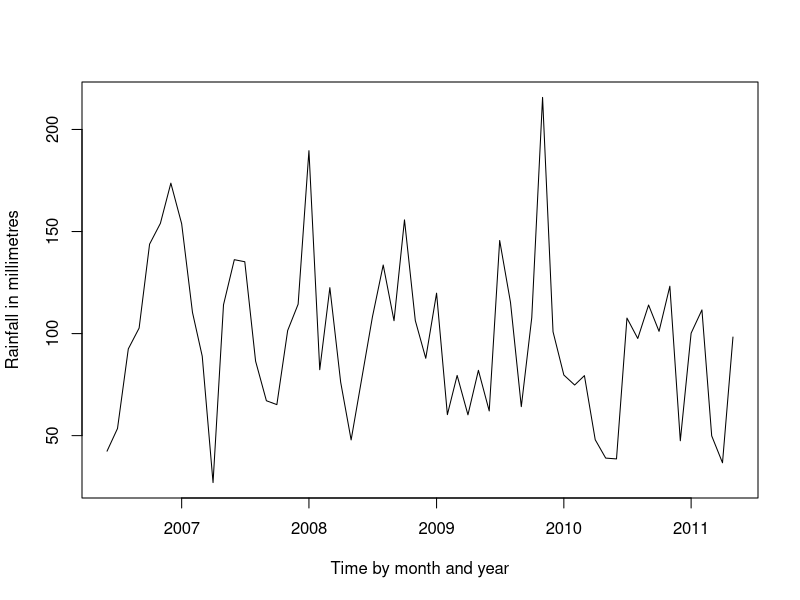
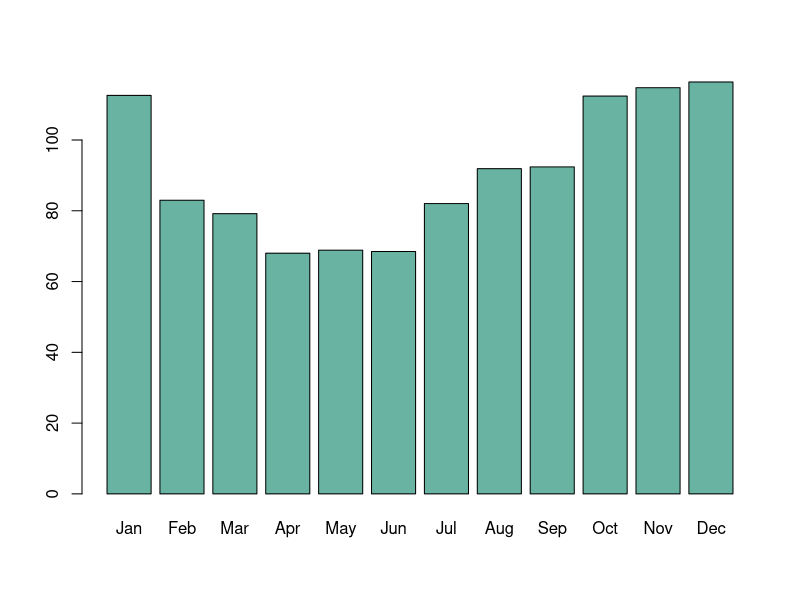
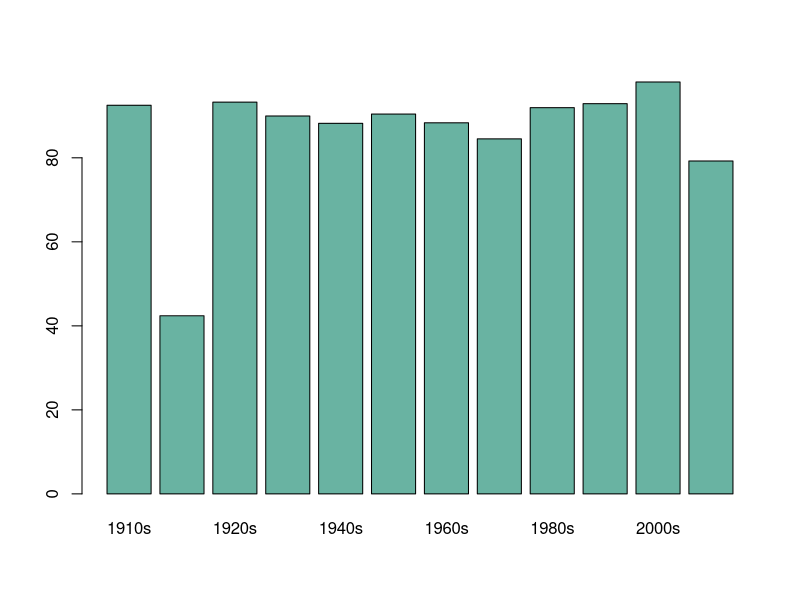

Reproduce these figures in R, in order.
library(readr)
library(lubridate)
library(dplyr)
rainfall <- read_csv("rainfall.csv")
#making turning the month year pairs into an actual date
rainfall$tempDate<-paste("01",rainfall$Month,rainfall$Year,sep="-")
rainfall$trueDate<-as.Date(rainfall$tempDate,format="%d-%b-%Y")
pdf("myplot2.pdf")
#making a line plot
recent<-tail(rainfall,n=60)
plot(recent$trueDate,recent$Rainfallmm,type="l",xlab="Time by month and year", ylab="Rainfall in millimetres")
#creating a month number column (so months are 1,2,3,4 etc rather than Jan,Feb,Mar,Apr)
rainfall$numMonth<-month(rainfall$trueDate)
#using dplyr to group by month and get the mean for that month
monthly<-rainfall %>% group_by(numMonth) %>% summarise(avg_rainfall = mean(Rainfallmm, na.rm=TRUE))
#now plotting it - I get the list of months in order by just choosing 
#unique from the whole "Month" (ie. Jan,Feb,March) column
barplot(height=monthly$avg_rainfall, names=unique(rainfall$Month), col="#69b3a2")
#creating a "decade" column
#basically subtracting 1910 from the year, dividing it by 10, converting to integer
#then multiplying that integer by 10, then adding the whole thing by 1910
#then putting an "s" at the end of it
rainfall$decade<-paste(as.integer((rainfall$Year-1910)/10)*10+1910,"s",sep="")
#this is a delightful construction (which I only just found out about)
#it means - aggregate the rainfall by decade and then find the average
#rainfall per month for that decade
#it turns it all into a 2 column tibble with decade in one column and avg rainfall in the other
bydecade<-aggregate(Rainfallmm ~ decade, data = rainfall, mean)
barplot(height=bydecade$Rainfallmm, names=bydecade$decade, col="#69b3a2")
dev.off()
